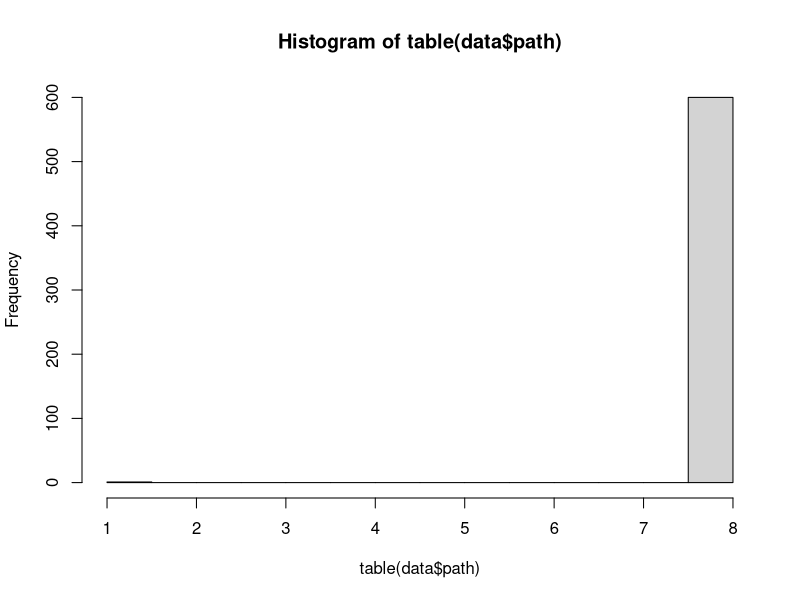
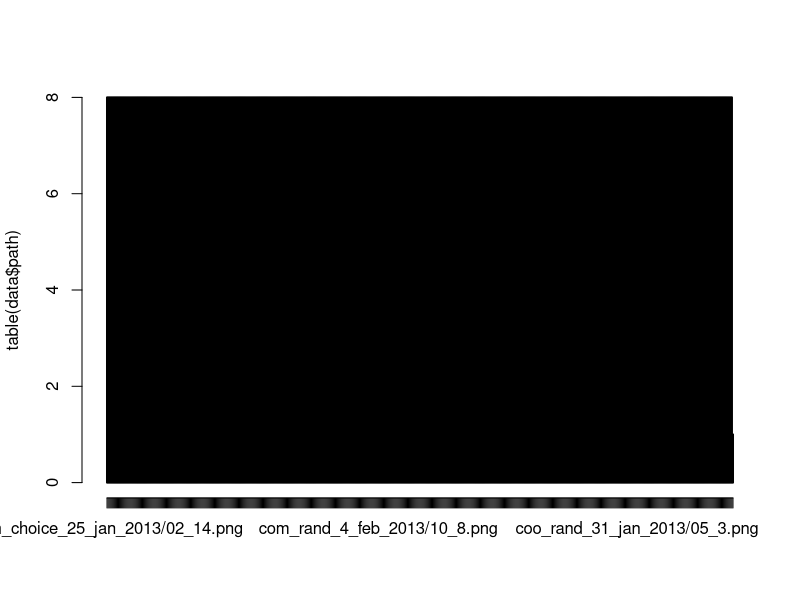

Write R code to recreate these figures, in order. (Note: this script raises an error after producing the figures.)
data <- read.table('./sets_test.csv', sep=",", head=TRUE)

hist(table(data$path))

head(table(data$path))

plot(table(data$path))


data$setpath <- paste0(data$set, data$path)
d <- duplicated(data$setpath)
nrow(data[d,])
data[d,]

a <- summarySE(data, "id", c("set"))

plot(table(a$id))


## Summarizes data.
## Gives count, mean, standard deviation, standard error of the mean, and confidence interval (default 95%).
##   data: a data frame.
##   measurevar: the name of a column that contains the variable to be summariezed
##   groupvars: a vector containing names of columns that contain grouping variables
##   na.rm: a boolean that indicates whether to ignore NA's
##   conf.interval: the percent range of the confidence interval (default is 95%)
summarySE <- function(data=NULL, measurevar, groupvars=NULL, na.rm=FALSE, conf.interval=.95, .drop=TRUE) {
    require(plyr)
    # New version of length which can handle NA's: if na.rm==T, don't count them
    length2 <- function (x, na.rm=FALSE) {
        if (na.rm) sum(!is.na(x))
        else       length(x)
    }
    # This is does the summary; it's not easy to understand...
    datac <- ddply(data, groupvars, .drop=.drop,
                   .fun= function(xx, col, na.rm) {
                     c( N    = length2(xx[,col], na.rm=na.rm),
                       mean = mean   (xx[,col], na.rm=na.rm),
                       sd   = sd     (xx[,col], na.rm=na.rm)
                       )
                   },
                   measurevar,
                   na.rm
                   )
    # Rename the "mean" column    
    datac <- rename(datac, c("mean"=measurevar))
    datac$se <- datac$sd / sqrt(datac$N)  # Calculate standard error of the mean
    # Confidence interval multiplier for standard error
    # Calculate t-statistic for confidence interval: 
    # e.g., if conf.interval is .95, use .975 (above/below), and use df=N-1
    ciMult <- qt(conf.interval/2 + .5, datac$N-1)
    datac$ci <- datac$se * ciMult
    return(datac)
}
